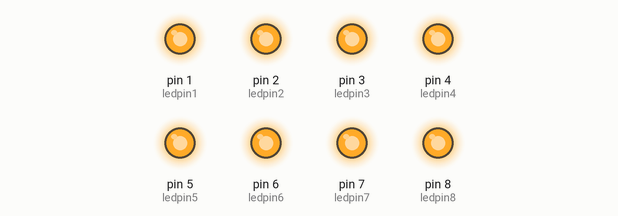
A sketch run on a simulated Arduino Uno, built with avr-gcc and run on an emulated ATmega328P. Parts: output pins drawn as LEDs (lit = HIGH).

Above: at 0.2 s.
At 1.2 s:
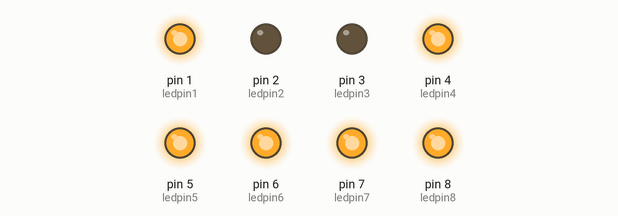
At 2.5 s:
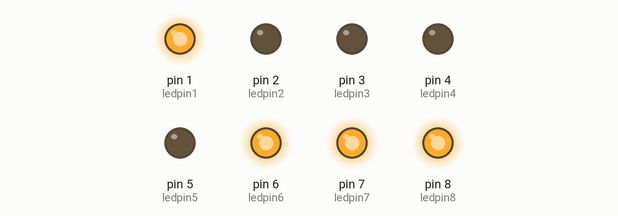
At 4.2 s:
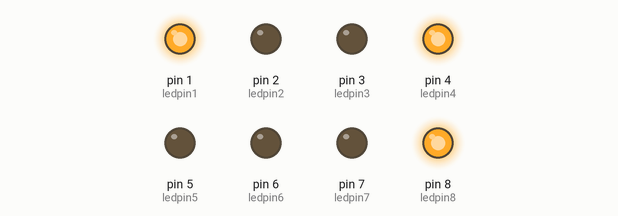
At 5.7 s:
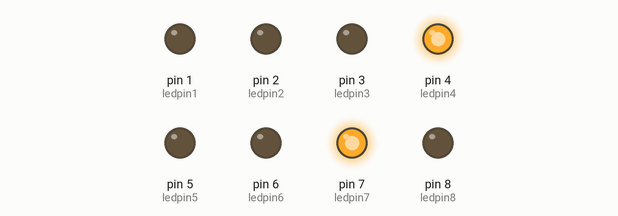
At 9.2 s:
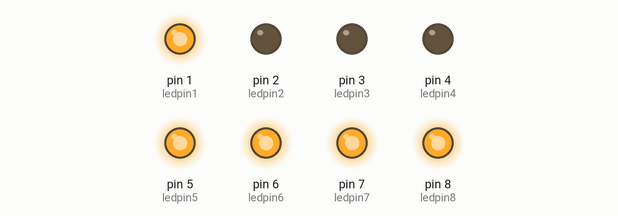
Timing chart, 0 to 9.8 s (numbered marks = the images above):
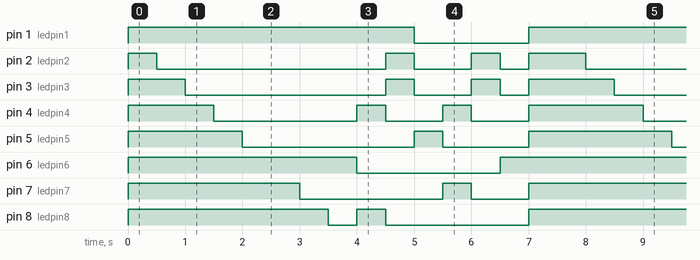

Measured:
- by itself, pin 1 (ledpin1): alternates HIGH for 5.5 s and LOW for 2.0 s
- by itself, pin 2 (ledpin2): repeats every 7.5 s: LOW 4.0 s, HIGH 0.50 s, LOW 1.0 s, HIGH 0.50 s, LOW 0.50 s, HIGH 1.0 s
- by itself, pin 3 (ledpin3): repeats every 7.5 s: LOW 3.5 s, HIGH 0.50 s, LOW 1.0 s, HIGH 0.50 s, LOW 0.50 s, HIGH 1.5 s
- by itself, pin 4 (ledpin4): repeats every 7.5 s: LOW 2.5 s, 2 × (HIGH 0.50 s, LOW 1.0 s), HIGH 2.0 s
- by itself, pin 5 (ledpin5): repeats every 7.5 s: LOW 3.0 s, HIGH 0.50 s, LOW 1.5 s, HIGH 2.5 s
- by itself, pin 6 (ledpin6): repeats every 7.5 s: LOW 2.5 s, HIGH 5.0 s
- by itself, pin 7 (ledpin7): repeats every 7.5 s: LOW 2.5 s, HIGH 0.50 s, LOW 1.0 s, HIGH 3.5 s
- by itself, pin 8 (ledpin8): repeats every 7.5 s: LOW 0.50 s, HIGH 0.50 s, LOW 2.5 s, HIGH 4.0 s

The sketch:

sketch_mar26i.ino
```cpp
int ledpin1=1;
int ledpin2=2;
int ledpin3=3;
int ledpin4=4;
int ledpin5=5;
int ledpin6=6;
int ledpin7=7;
int ledpin8=8;


void setup() {
  // put your setup code here, to run once:
pinMode(ledpin1,OUTPUT);
pinMode(ledpin2,OUTPUT);
pinMode(ledpin3,OUTPUT);
pinMode(ledpin4,OUTPUT);
pinMode(ledpin5,OUTPUT);
pinMode(ledpin6,OUTPUT);
pinMode(ledpin7,OUTPUT);
pinMode(ledpin8,OUTPUT);

}

void loop() {
  // put your main code here, to run repeatedly:
  digitalWrite(ledpin1,HIGH);
  digitalWrite(ledpin2,HIGH);
  digitalWrite(ledpin3,HIGH);
  digitalWrite(ledpin4,HIGH);
  digitalWrite(ledpin5,HIGH);
  digitalWrite(ledpin6,HIGH);
  digitalWrite(ledpin7,HIGH);
  digitalWrite(ledpin8,HIGH);


  digitalWrite(ledpin1,HIGH);
  delay(500);
  digitalWrite(ledpin2,LOW);
  delay(500);
  digitalWrite(ledpin3,LOW);
  delay(500);
  digitalWrite(ledpin4,LOW);
  delay(500);
  digitalWrite(ledpin5,LOW);
  delay(500);
  digitalWrite(ledpin6,HIGH);
  delay(500);
  digitalWrite(ledpin7,LOW);
  delay(500);
  digitalWrite(ledpin8,LOW);
  delay(500);

  digitalWrite(ledpin8,HIGH);
  digitalWrite(ledpin7,LOW);
  digitalWrite(ledpin6,LOW);
  digitalWrite(ledpin5,LOW);
  digitalWrite(ledpin4,HIGH);
  digitalWrite(ledpin3,LOW);
  digitalWrite(ledpin2,LOW);
  digitalWrite(ledpin1,HIGH);
  delay(500);

  digitalWrite(ledpin8,LOW);
  digitalWrite(ledpin7,LOW);
  digitalWrite(ledpin6,LOW);
  digitalWrite(ledpin5,LOW);
  digitalWrite(ledpin4,LOW);
  digitalWrite(ledpin3,HIGH);
  digitalWrite(ledpin2,HIGH);
  digitalWrite(ledpin1,HIGH);
  delay(500);

  digitalWrite(ledpin8,LOW);
  digitalWrite(ledpin7,LOW);
  digitalWrite(ledpin6,LOW);
  digitalWrite(ledpin5,HIGH);
  digitalWrite(ledpin4,LOW);
  digitalWrite(ledpin3,LOW);
  digitalWrite(ledpin2,LOW);
  digitalWrite(ledpin1,LOW);
  delay(500);

  digitalWrite(ledpin8,LOW);
  digitalWrite(ledpin7,HIGH);
  digitalWrite(ledpin6,LOW);
  digitalWrite(ledpin5,LOW);
  digitalWrite(ledpin4,HIGH);
  digitalWrite(ledpin3,LOW);
  digitalWrite(ledpin2,LOW);
  digitalWrite(ledpin1,LOW);
  delay(500);

  digitalWrite(ledpin8,LOW);
  digitalWrite(ledpin7,LOW);
  digitalWrite(ledpin6,LOW);
  digitalWrite(ledpin5,LOW);
  digitalWrite(ledpin4,LOW);
  digitalWrite(ledpin3,HIGH);
  digitalWrite(ledpin2,HIGH);
  digitalWrite(ledpin1,LOW);
  delay(500);

  digitalWrite(ledpin1,LOW);
  digitalWrite(ledpin2,LOW);
  digitalWrite(ledpin3,LOW);
  digitalWrite(ledpin4,LOW);
  digitalWrite(ledpin5,LOW);
  digitalWrite(ledpin6,HIGH);
  digitalWrite(ledpin7,LOW);
  digitalWrite(ledpin8,LOW);
  delay(500);

  digitalWrite(ledpin8,HIGH);
  digitalWrite(ledpin7,HIGH);
  digitalWrite(ledpin6,HIGH);
  digitalWrite(ledpin5,HIGH);
  digitalWrite(ledpin4,HIGH);
  digitalWrite(ledpin3,HIGH);
  digitalWrite(ledpin2,HIGH);
  digitalWrite(ledpin1,HIGH);
  delay(500);
}
```
